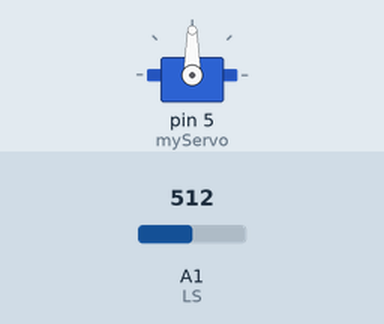
The sketch below on a simulated Arduino Uno, built with avr-gcc and run on an emulated ATmega328P. On the bench: servo. The inputs (shaded band) are chosen by the test bench; at power-on: A1 (LS) = 512.

Above: at 1.2 s.
1.3 s: A1 (LS) set to 716
At 2.0 s:
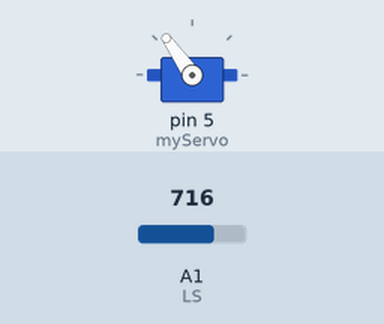
2.8 s: A1 (LS) set to 900
At 4.0 s:
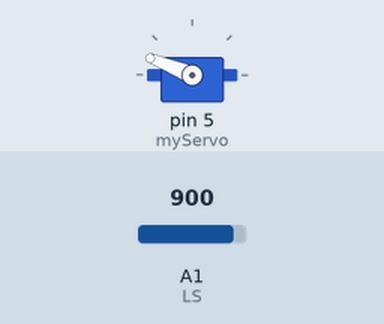
4.3 s: A1 (LS) set to 1023
At 5.2 s:
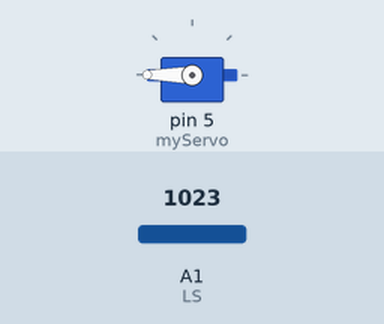
5.8 s: A1 (LS) set to 306
At 6.2 s:
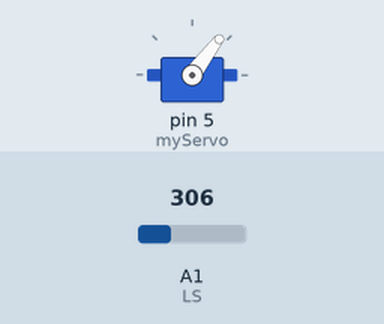
7.3 s: A1 (LS) set to 122
At 8.5 s:
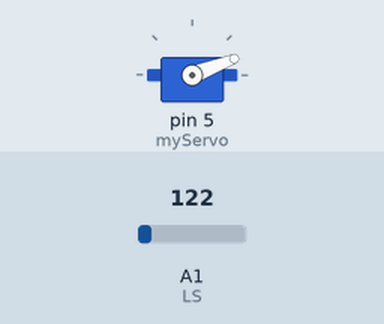
Timing chart, 0 to 9.8 s (numbered marks = the images above; inputs shaded):
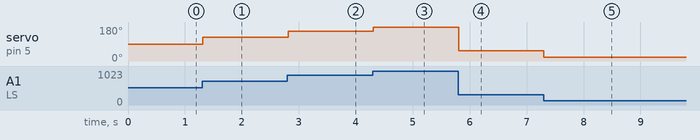

The sketch:

Light_sensor_Servo.ino
```cpp
#include <Servo.h>
int LS = A1;
Servo myServo;

void setup() {
  myServo.attach(5);
  pinMode(LS, INPUT);

}

void loop() {
  int value = analogRead(LS);
  int angle = map(value, 0, 1023, 0, 180);
  myServo.write(angle);
  delay(20);
}
```

Measured:
- after the input at 1.3 s, servo on pin 5 (myServo): 90° → 125° at once
- after the input at 2.8 s, servo on pin 5 (myServo): 125° → 158° at once
- after the input at 4.3 s, servo on pin 5 (myServo): 158° → 180° at once
- after the input at 5.8 s, servo on pin 5 (myServo): 180° → 53° at once
- after the input at 7.3 s, servo on pin 5 (myServo): 53° → 21° at once
